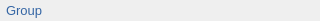
<?xml version="1.0" encoding="UTF-8"?>
<ui version="4.0">
 <class>GroupHeaderWidget</class>
 <widget class="QWidget" name="GroupHeaderWidget">
  <property name="geometry">
   <rect>
    <x>0</x>
    <y>0</y>
    <width>320</width>
    <height>21</height>
   </rect>
  </property>
  <property name="sizePolicy">
   <sizepolicy hsizetype="Expanding" vsizetype="Fixed">
    <horstretch>0</horstretch>
    <verstretch>0</verstretch>
   </sizepolicy>
  </property>
  <property name="minimumSize">
   <size>
    <width>0</width>
    <height>21</height>
   </size>
  </property>
  <property name="maximumSize">
   <size>
    <width>16777215</width>
    <height>21</height>
   </size>
  </property>
  <property name="windowTitle">
   <string>Form</string>
  </property>
  <property name="styleSheet">
   <string notr="true"/>
  </property>
  <layout class="QHBoxLayout" name="horizontalLayout">
   <property name="leftMargin">
    <number>6</number>
   </property>
   <property name="topMargin">
    <number>0</number>
   </property>
   <property name="rightMargin">
    <number>0</number>
   </property>
   <property name="bottomMargin">
    <number>0</number>
   </property>
   <item>
    <widget class="QLabel" name="groupNameLabel">
     <property name="sizePolicy">
      <sizepolicy hsizetype="Minimum" vsizetype="Fixed">
       <horstretch>0</horstretch>
       <verstretch>0</verstretch>
      </sizepolicy>
     </property>
     <property name="minimumSize">
      <size>
       <width>0</width>
       <height>21</height>
      </size>
     </property>
     <property name="maximumSize">
      <size>
       <width>16777215</width>
       <height>21</height>
      </size>
     </property>
     <property name="font">
      <font>
       <pointsize>10</pointsize>
      </font>
     </property>
     <property name="styleSheet">
      <string notr="true">color:rgb(52, 101, 164)</string>
     </property>
     <property name="text">
      <string>Group</string>
     </property>
    </widget>
   </item>
   <item>
    <widget class="QLabel" name="counterLabel">
     <property name="sizePolicy">
      <sizepolicy hsizetype="Minimum" vsizetype="Preferred">
       <horstretch>0</horstretch>
       <verstretch>0</verstretch>
      </sizepolicy>
     </property>
     <property name="minimumSize">
      <size>
       <width>0</width>
       <height>21</height>
      </size>
     </property>
     <property name="maximumSize">
      <size>
       <width>16777215</width>
       <height>21</height>
      </size>
     </property>
     <property name="font">
      <font>
       <pointsize>10</pointsize>
      </font>
     </property>
     <property name="styleSheet">
      <string notr="true">color:rgb(52, 101, 164)</string>
     </property>
     <property name="text">
      <string/>
     </property>
    </widget>
   </item>
   <item>
    <widget class="QLabel" name="expandIcon">
     <property name="sizePolicy">
      <sizepolicy hsizetype="Fixed" vsizetype="Fixed">
       <horstretch>0</horstretch>
       <verstretch>0</verstretch>
      </sizepolicy>
     </property>
     <property name="minimumSize">
      <size>
       <width>20</width>
       <height>20</height>
      </size>
     </property>
     <property name="maximumSize">
      <size>
       <width>20</width>
       <height>20</height>
      </size>
     </property>
     <property name="text">
      <string/>
     </property>
     <property name="pixmap">
      <pixmap>../../../Resources/icons/indent_triangle.png</pixmap>
     </property>
     <property name="scaledContents">
      <bool>false</bool>
     </property>
    </widget>
   </item>
   <item>
    <spacer name="horizontalSpacer">
     <property name="orientation">
      <enum>Qt::Horizontal</enum>
     </property>
     <property name="sizeHint" stdset="0">
      <size>
       <width>228</width>
       <height>20</height>
      </size>
     </property>
    </spacer>
   </item>
  </layout>
 </widget>
 <resources/>
 <connections/>
</ui>
